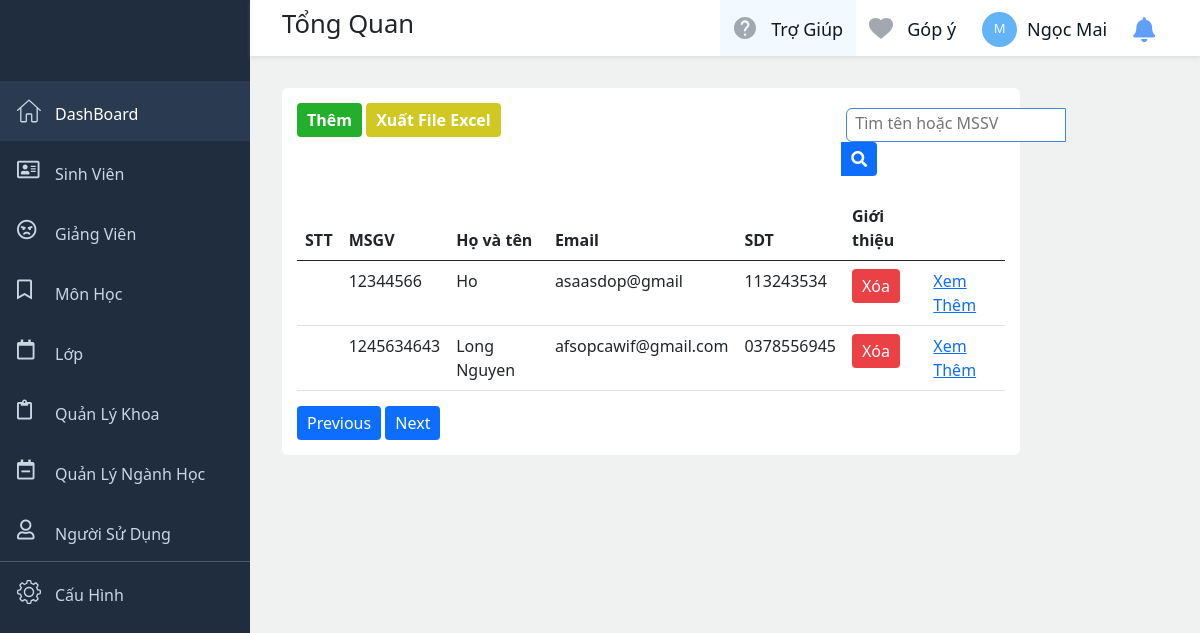
The app's page /myhome/teachers with its own data.
### myhome/models.py (models this page shows)
class teachers (models.Model):
    msgv =models.CharField(max_length=100)
    name= models.TextField()
    email = models.TextField()
    phone = models.CharField(max_length=100)
    date = models.CharField(max_length=100)

### myhome/views.py (the view)
# urls.py: path('/teachers',views.list_teachers),
def list_teachers (request):
    Data1 ={'teachers':teachers.objects.all()}
    return render (request,'pages/teachers.html',Data1)

### myhome/templates/pages/teachers.html (shortened to what this page needs)
{% extends "pages/base.html" %}
{% block content %}
<div id="root">
    <div class="MuiBox_root">
        <div class="MuiBoxMenu">
            <nav>
                <div class="menuTopHeader">
                    <div class="menuTopLogo">
                        <a href="">
                            <img src="/asset/img/logo-teky.png" alt="" class="logo--full">
                        </a>
                        <button class="menuTopToogle MuiIconButton-root">
                        </button>
                    </div>
                </div>
                <div class="menuInnerWrapper">
                    <div class="menuPrimaryInner" id="menuPrimaryInner">
                        <nav class="menuList">
                            <a href="/myhome" class="rootMenuItem rootMenuItem_color active">
                                <div class="ListItemIcon-root">
                                </div>
                                <div class="ListItemTitle">
                                    <div class="ListItemText">
                                        DashBoard
                                    </div>
                                </div>
                            </a>
                            <a href="/myhome/home" class="rootMenuItem rootMenuItem_color ">
                                <div class="ListItemIcon-root">
                                    <i class="far fa-address-card MuiIconItem-root"></i>
                                </div>
                                <div class="ListItemTitle">
                                    <div class="ListItemText">
                                        Sinh Viên
                                    </div>
                                </div>
                            </a>
                            <a href="/myhome/teachers" class="rootMenuItem rootMenuItem_color ">
                                <div class="ListItemIcon-root">
                                    <i class="far fa-angry MuiIconItem-root"></i>
                                </div>
                                <div class="ListItemTitle">
                                    <div class="ListItemText">
                                        Giảng Viên
                                    </div>
                                </div>
                            </a>
                            <a href="#" class="rootMenuItem rootMenuItem_color ">
                                <div class="ListItemIcon-root">
                                    <i class="far fa-bookmark MuiIconItem-root"></i>
                                </div>
                                <div class="ListItemTitle">
                                    <div class="ListItemText">
                                        Môn Học
                                    </div>
                                </div>
                            </a>
                            <a href="#" class="rootMenuItem rootMenuItem_color">
                                <div class="ListItemIcon-root">
                                    <i class="far fa-calendar MuiIconItem-root"></i>
                                </div>
                                <div class="ListItemTitle">
                                    <div class="ListItemText">
                                        Lớp
                                    </div>
                                </div>
                            </a>
                            <a href="#" class="rootMenuItem rootMenuItem_color ">
                                <div class="ListItemIcon-root">
                                    <i class="far fa-clipboard MuiIconItem-root"></i>
                                </div>
                                <div class="ListItemTitle">
                                    <div class="ListItemText">
                                        Quản Lý Khoa
                                    </div>
                                </div>
                            </a>
                            <a href="#" class="rootMenuItem rootMenuItem_color ">
                                <div class="ListItemIcon-root">
                                    <i class="far fa-calendar-minus MuiIconItem-root"></i>
                                </div>
                                <div class="ListItemTitle">
                                    <div class="ListItemText">
                                        Quản Lý Ngành Học
                                    </div>
                                </div>
                            </a>
                            <a href="#" class="rootMenuItem rootMenuItem_color ">
                                <div class="ListItemIcon-root">
                                    <i class="far fa-user MuiIconItem-root"></i>
                                </div>
                                <div class="ListItemTitle">
                                    <div class="ListItemText">
                                        Người Sử Dụng
                                    </div>
                                </div>
                            </a>
                            <hr class="menuDivider">
                            <a href="" class="rootMenuItem rootMenuItem_color ">
                                <div class="ListItemIcon-root">
                                </div>
                                <div class="ListItemTitle">
                                    <div class="ListItemText">
                                        Cấu Hình
                                    </div>
                                </div>
                            </a>
                        </nav>
                    </div>
                </div>
            </nav>
        </div>
        <div class="MuiBoxBody">
            <div class="MuiBoxHeaderTop" id="header">
                <h3 class="MuiTypography-h3">Tổng Quan</h3>
                <div class="MuiBoxHeaderInfo">
                    <div class="MuiBoxItem active">
                        <p class="MuiBoxText">Trợ Giúp</p>
                    </div>
                    <div class="MuiBoxItem">
                        <p class="MuiBoxText">Góp ý</p>
                    </div>
                    <div class="MuiBoxItem">
                        <div class="avatar-acount">
                            <div class="avatar-text">
                                <div class="avatar-item">
                                    <span class="avatar-span">
                                        M
                                    </span>
                                </div>
                            </div>
                        </div>
                        <p class="MuiBoxText MuiBoxTextName">Ngọc Mai</p>
                    </div>
                    <div class="MuiBoxItem">
                        <i class="fas fa-bell" style="color: #5f9ff8; font-size: 25px;"></i>
                    </div>
                </div>
            </div>
            <div class="MuiBoxItemBody">
                <div class="MuiBoxItem_Left MuiBoxStudent">
                    <div class="MuiBox_Button">
                        <div class="row">
                            <div class="col-9">
                                <a href="create.html" class="btnCreate btn">
                                    Thêm
                                </a>
                                <button class="btnExcel btn">
                                    Xuất File Excel
                                </button>
                            </div>
                            <div class="search col-3 justify-content-end">
                                <input type="text" id="txtSearch" class="search_input" placeholder="Tìm tên hoặc MSSV">
                                <button type="button" class="btn btnSearch btn-primary" id="search"><i
                                        class="fas fa-search"></i></button>
                            </div>
                        </div>
                    </div>
                    <div class="MuiBox">
                        <div class="col-12">
                            <table class="table" id="table2excel">
                                <thead>
                                    <tr class="table-title">
                                        <th>STT</th>
                                        <th>MSGV</th>
                                        <th>Họ và tên</th>
                                        <th>Email</th>
                                        <th>SDT</th>
                                        <th>Giới thiệu</th>
                                        <th></th>
                                    </tr>
                                </thead>
                                <tbody id="tbodyGiangVien">
                                    {% for teacher in teachers %}
                                    <tr>
                                        <td class="demo-item">{{teacher.stt}}</td>
                                        <td class="demo-item">{{teacher.msgv}}</td>
                                        <td class="demo-item">{{teacher.name}}</td>
                                        <td class="demo-item">{{teacher.email}}</td>
                                        <td class="demo-item">{{teacher.phone}}</td>
                                        <td>
                                            <button class=" btn btnDelete">Xóa</button>
                                        </td>
                                        <td><a href="teachers/{{teacher.id}}">Xem Thêm</a></td>
                                    </tr>
                                    {% endfor %}
                                </tbody>
                            </table>
                            <button class="btn btn-primary">Previous</button>
                            <button class="btn btn-primary">Next</button>
                        </div>
                    </div>
                </div>
            </div>
        </div>
    </div>
</div>
{% endblock %}

### myhome/templates/pages/teachers.html (style rules this page uses)
* { margin: 0; padding: 0; }
.MuiBox_root { height: 100%; }
.MuiBoxMenu { background-color: #202d3f; position: fixed; top: 0; left: 0; width: 250px; min-height: 100vh; max-height: 100vh; }
.menuTopLogo { height: 80px; }
.logo--full { width: 160px; padding: 20px 15px 0; }
.menuTopToogle { display: block; position: absolute; top: 20px; right: 0; padding: 8px; }
.MuiIconButton-root { background-color: transparent; text-align: center; border: 0; cursor: pointer; }
.menuDivider { border-top: 2px solid #15202c; border-bottom: 2px solid #263d53; border: 0; margin: 0; }
.menuInnerWrapper { height: calc(100% - 60px); position: relative; }
.menuPrimaryInner { height: 100%; overflow-x: hidden; overflow-y: hidden; display: flex; flex-direction: column; }
nav .menuList { fill: #cad6e2; color: #cad6e2; padding: 0; }
.rootMenuItem { justify-content: flex-start; align-items: center; width: 100%; position: relative; padding: 0; height: 60px; display: flex; }
.rootMenuItem_color { color: #cad6e2; text-decoration: none; }
.rootMenuItem .ListItemIcon-root { color: #cad6e2; min-width: unset; }
.MuiSvgIcon-root { fill: #cad6e2; width: 24px; height: auto; max-height: 30px; margin: -2px 14px 0 17px; }
.ListItemTitle { width: 155px; margin-top: 5px; }
.rootMenuItem.active { background-color: #2a3a51; fill: #fff; color: #fff; }
.MuiIconItem-root { fill: #cad6e2; width: 24px; font-size: 20px; height: auto; max-height: 30px; margin: -2px 14px 0 17px; }
.MuiBoxBody { width: calc(100% - 250px); margin-left: 250px; display: flex; flex-direction: column; margin-top: 0; background-color: #f0f1f1; min-height: 100vh; }
.MuiBoxHeaderTop { display: flex; top: 0; height: 56px; z-index: 1001; box-shadow: 0px 2px 4px rgb(168 168 168 / 25%); align-items: center; justify-content: space-between; padding: 0 32px; position: sticky; background: #fff; }
.MuiTypography-h3 { font-size: 1.6rem; }
.MuiBoxHeaderInfo { height: inherit; display: flex; align-items: center; }
.MuiBoxItem { display: flex; align-items: center; cursor: pointer; padding: 2px 13px 0; height: 100%; }
.MuiBoxItem svg { margin: -2px 14px 0 0px; }
.MuiBoxText { font-size: 18px; color: #0f1824; margin: 0; }
.avatar-acount { width: 45px; height: 35px; border-radius: 220px; display: inline-block; vertical-align: middle; }
.avatar-text { width: 35px; height: 35px; text-align: center; color: aliceblue; border-radius: 20px; background-color: #63b4f6; line-height: inherit; }
.avatar-item { display: table; table-layout: fixed; width: 100%; height: 100%; font-size: 13px; }
.avatar-span { display: table-cell; vertical-align: middle; }
.MuiBoxItem.active { background: #F2F9FF; }
.MuiBoxItemBody { padding: 32px 32px 96px; display: flex; width: 100% }
.MuiBoxItem_Left { width: 83.3333%; }
.MuiBoxStudent { background: #fff; padding: 15px 15px; border-radius: 6px; }
.MuiBox { display: flex; justify-content: right; }
.table { margin: 15px 0; }
.btn { padding: 5px 10px; border: 0; }
.btnCreate { background: #23af2c; color: #fff; font-weight: 600; }
.btnExcel { background: #d1c823; color: #fff; font-weight: 600; }
.btnDelete { background: #eb4146; color: #fff; }
.search { margin: 5px 0; }
.search_input { width: 220px; padding: 2px 4px 6px 8px; border-top-left-radius: 6px; border-bottom-left-radius: 6px; border: 1px solid #4185eb; }
.btnSearch { margin-left: -5px; border-top-left-radius: 0px; border-bottom-left-radius: 0px; }

### records on screen
teachers: msgv "12344566", name "Ho", email "asaasdop@gmail", phone "113243534"
teachers: msgv "1245634643", name "Long Nguyen", email "afsopcawif@gmail.com", phone "0378556945"
